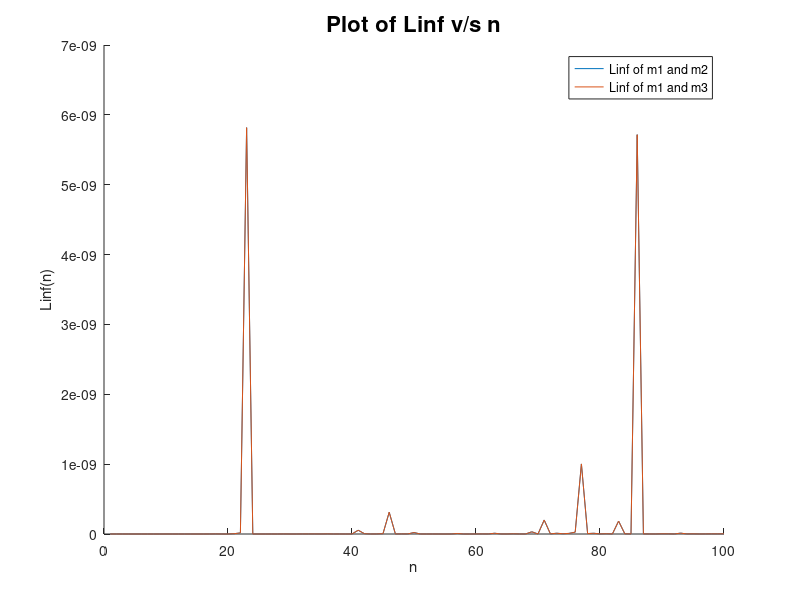

Source code (MATLAB):
%Here we define thr range for the norms
norm1 = zeros(100,1);
norm2 = zeros(100,1);

%Here we define the range for the order of the matrix as 'n'
for n=[2:100]
  %Here we define a random matrix of order n
  A = randi([-1111,1111],n,n);
  %Here we define a random vector of constants
  B = randi([-1111,1111],n,1);
%Method_1
  %This is the Augmented matrix of 'A' and 'B'
  C = [A B];
  %Here we find the pivot entries
  for j = 0:n-2
    k = j+1;
    for i = k:n-1
      mul = C(i+1,j+1)/C(j+1,j+1);  %Here we find the multipliers
      C(i+1,:) = (C(i+1,:) - mul*C(j+1,:));
    endfor
  endfor
  X = zeros(n,1);
  %Finding elements of the resultant matrix
  for a = n:-1:1
    X(a) = ((C(a,n+1) - C(a,a+1:n)*X(a+1:n))/C(a,a));
  endfor
%Method_2
  Y = inv(A)*B;
%Method_3
  Z = A\B ;

  e1 = zeros(n,1);
  e2 = zeros(n,1);

  for k = 1:n
    e1(k) = abs(X(k)-Y(k));
    e2(k) = abs(X(k)-Z(k));
  endfor
  %Here we find the L∞ norm of error
  norm1(n) = norm(e1,inf);
  norm2(n) = norm(e2,inf);
endfor

x=[1:100]';
f = figure()
hold on
plot(x,norm1);
plot(x,norm2);
title('Plot of Linf v/s n',"fontsize",16);
xlabel('n');
ylabel('Linf(n)')
legend('Linf of m1 and m2','Linf of m1 and m3');
print(f,'Linf.png')
hold off

